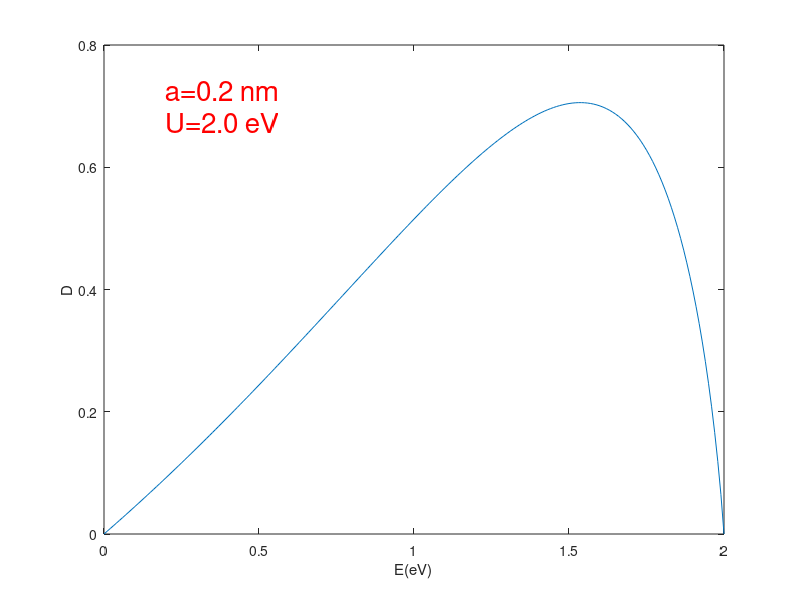

Here is the MATLAB script that generated this plot:
a=2;
U=2;
m=0.511*10^6;
h=1973;
E=0:0.01:2;
D0=16.*E.*(U-E)./U.^2;
D=D0.*exp(-2*sqrt(2*m*(U-E))*a/h);
plot(E,D);
xlabel('E(eV)');
ylabel('D');
str={['a=0.2 nm'];['U=2.0 eV']};
text(0.2,0.7,str,'color','r','fontsize',20)